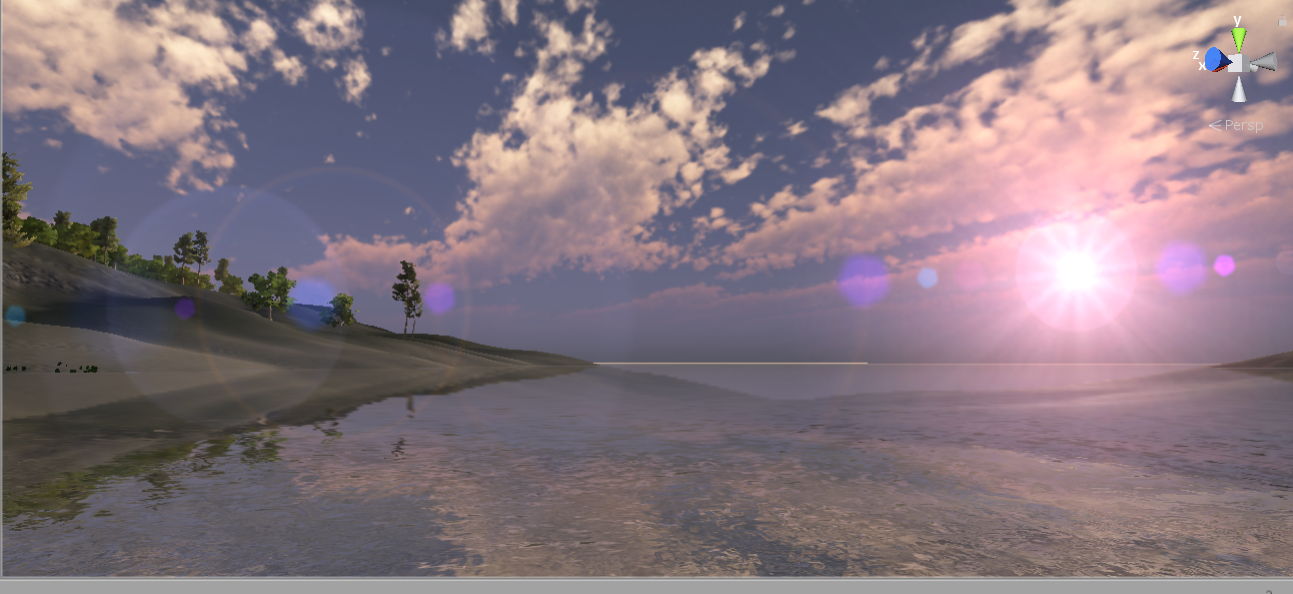
#> input picture tests/images/test1.png, 1293 x 594 px
$ python image_filtering.py
#> lines starting #> are read from the running program, lines starting #| are printed output that depends on the picture
import cv2
import numpy as np


class TrackbarOptions:
    contrast = "Contrast"
    brightness = "Brightness"
    filter = "Filter"
    grayscale = "Grayscale"


class MainWindow:
    _name = ''

    def __init__(self, name):
        self._img = name

    def get_name(self):
        return self._name

    def set_up(self, num_filtering_kernels):
        cv2.namedWindow(self._name)
        # Contrast must start at 1
        cv2.createTrackbar(TrackbarOptions.contrast, self._name, 0, 100, self.__bypass_on_change)
        # 50 is our zeroed point (> 50 is negative brightness)
        cv2.createTrackbar(TrackbarOptions.brightness, self._name, 50, 100, self.__bypass_on_change)
        # 0 - num of kernels to filter against
        cv2.createTrackbar(TrackbarOptions.filter, self._name, 0, num_filtering_kernels, self.__bypass_on_change)
        cv2.createTrackbar(TrackbarOptions.grayscale, self._name, 0, 1, self.__bypass_on_change)

    def __bypass_on_change(self, pos):
        pass


def main():
    img_path = "tests/images/test1.png"
    color_original = cv2.imread(img_path)
#> color_original is the input picture: shape (594, 1293, 3); mean B, G, R 126.4, 117.5, 132.5
    if color_original is None:
        print(f"Invalid image filepath: {img_path}")
        exit(0)

    # Copy the colored image
    color_modified = color_original.copy()

    # Create/Copy the grayscale image
    gray_original = cv2.cvtColor(color_original, cv2.COLOR_BGR2GRAY)
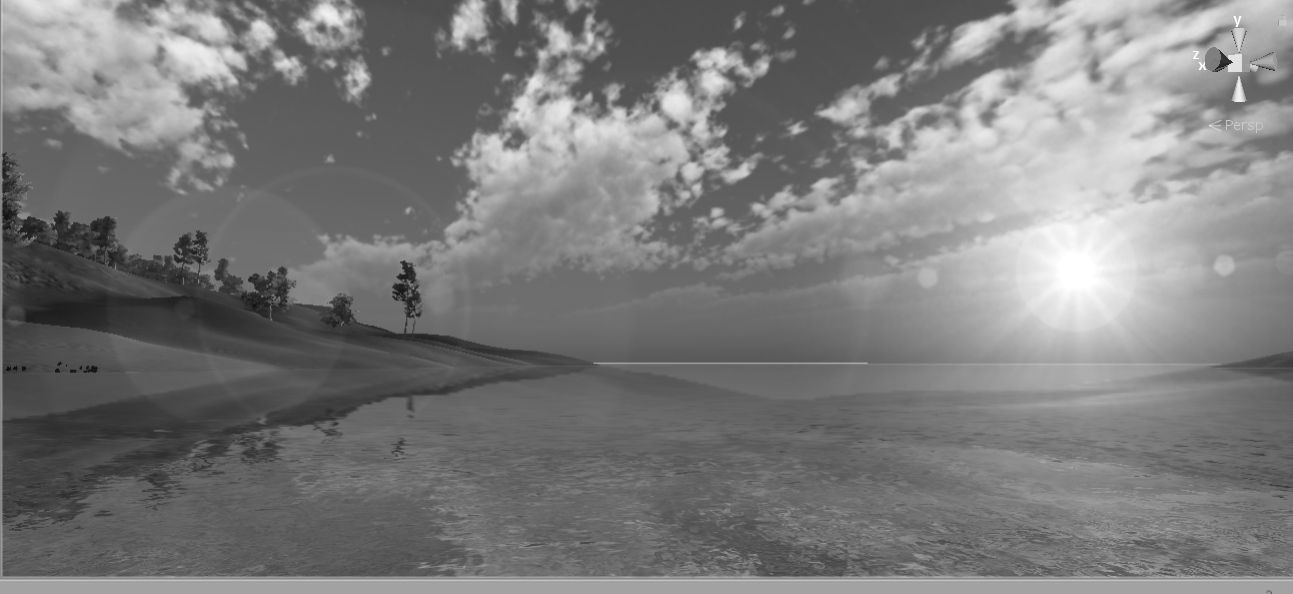
#> gray_original: shape (594, 1293); min 14, max 255, mean 123
    gray_modified = gray_original.copy()

    # Filter position 0 will automatically use the identity kernel
    identity_kernel = np.array([
        [0, 0, 0],
        [0, 1, 0],
        [0, 0, 0]
    ])

    sharpening_kernel = np.array([
        [0, -1,  0],
        [-1, 5, -1],
        [0, -1,  0]
    ])

    gaussian_kernel_1 = np.array([
        [1, 2, 1],
        [2, 4, 2],
        [1, 2, 1]
    ], np.float32) / 16

    # Get a gaussian using openCV
    gaussian_kernel_2 = cv2.getGaussianKernel(8, 0)  # Up 5 -> 8 for a more blurry effect

    # Another kernel for blurring
    box_kernel = np.array([
        [1, 1, 1],
        [1, 1, 1],
        [1, 1, 1]
    ], np.float32) / 9  # Normalize the matrix by dividing by the number of total entries

    kernels = [identity_kernel, sharpening_kernel, gaussian_kernel_1, gaussian_kernel_2, box_kernel]

    window = MainWindow('app')
    window.set_up(len(kernels) - 1)

    count = 1  # Saved image count
    # UI loop
    while True:
        grayscale = cv2.getTrackbarPos(TrackbarOptions.grayscale, window.get_name())

        # Check to see if we want to show grayscale or colored image
        if grayscale == 1:
            cv2.imshow(window.get_name(), gray_modified)
        else:
            cv2.imshow(window.get_name(), color_modified)

        key = cv2.waitKey(1) & 0xFF
#> (key q is pressed here)
        if key == ord('q'):
            break
        elif key == ord('s'):
            if grayscale == 1:
                # Save the image and update the saved image count
                cv2.imwrite(f"saved-{count}-{img_path}", gray_modified)
                print(f"Saving modified image")
                count += 1
            else:
                cv2.imwrite(f"saved-{count}-{img_path}", color_modified)
                print(f"Saving modified image")
                count += 1

        contrast = cv2.getTrackbarPos(TrackbarOptions.contrast, window.get_name())
        brightness = cv2.getTrackbarPos(TrackbarOptions.brightness, window.get_name())
        kernel_index = cv2.getTrackbarPos(TrackbarOptions.filter, window.get_name())

        if grayscale == 1:
            gray_modified = cv2.filter2D(gray_original, -1, kernels[kernel_index])
        else:
            color_modified = cv2.filter2D(color_original, -1, kernels[kernel_index])

        if grayscale == 1:
            gray_modified = cv2.addWeighted(gray_modified, contrast + 1, np.zeros(
                gray_original.shape, dtype=gray_original.dtype), 0, brightness - 50)
        else:
            color_modified = cv2.addWeighted(color_modified, contrast + 1, np.zeros(
                color_original.shape, dtype=color_original.dtype), 0, brightness - 50)

    cv2.destroyAllWindows()


if __name__ == "__main__":
    main()
